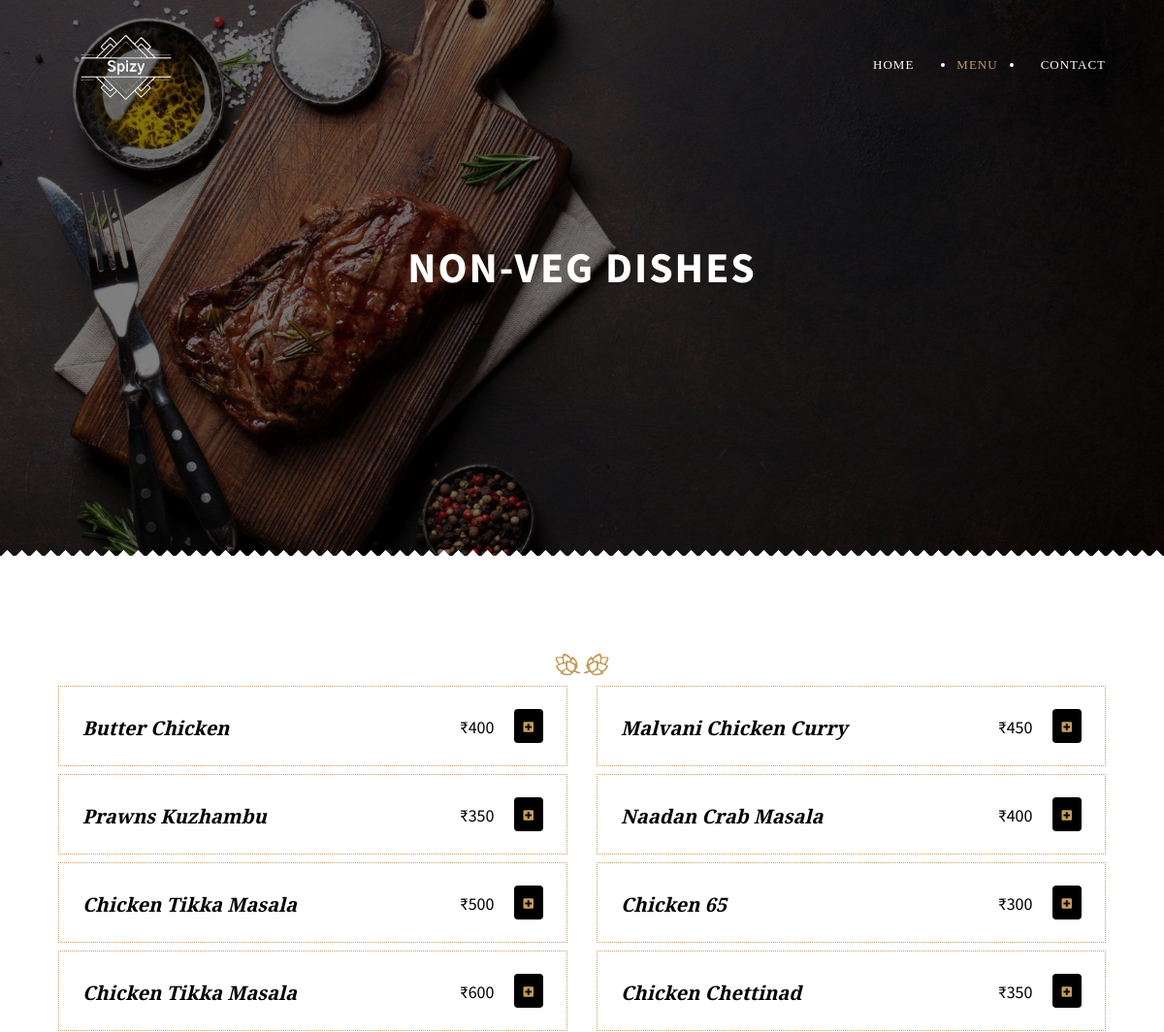
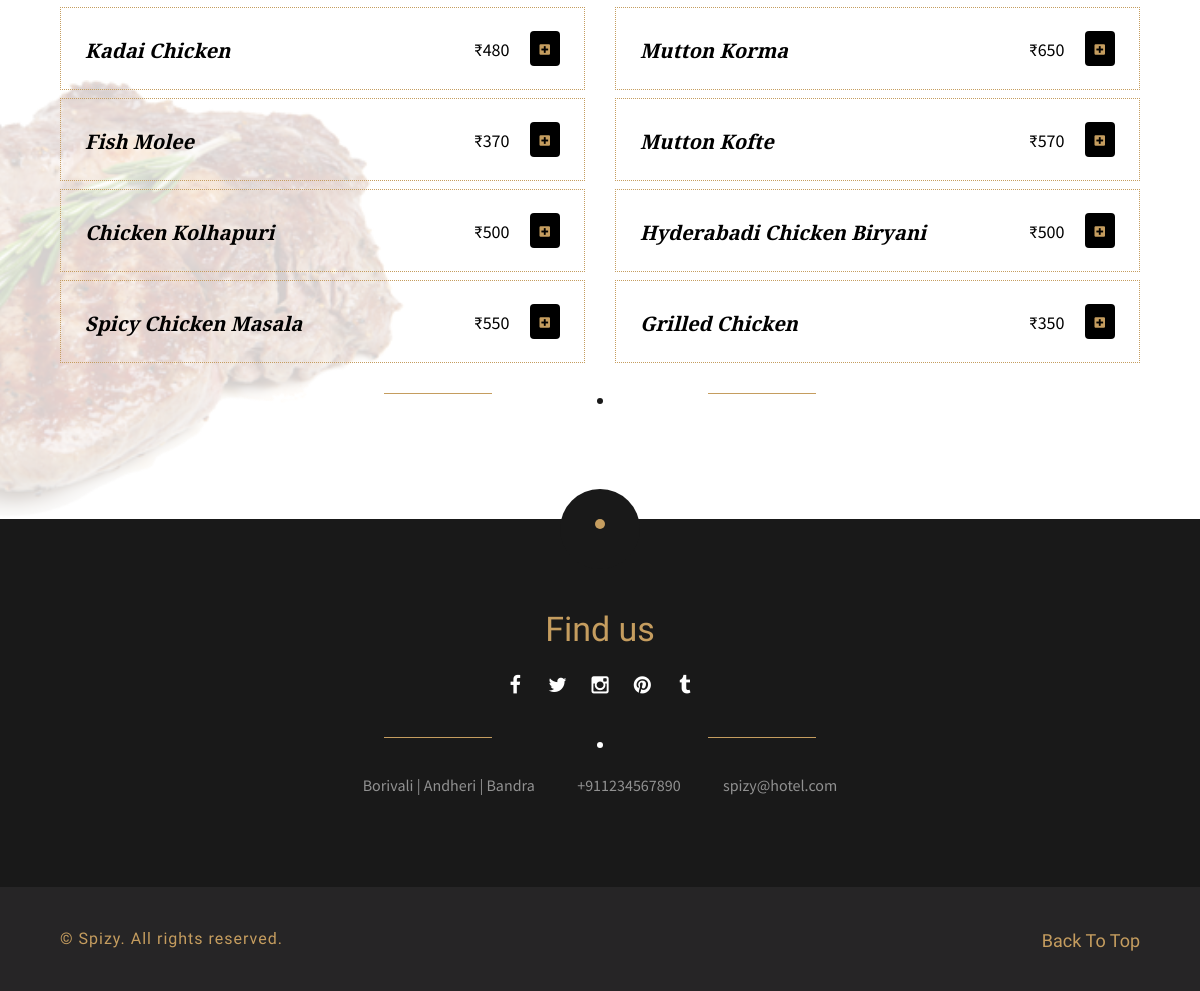
The app's page /non-veg-menu.php with its own data (2 pictures, top to bottom).
### tables this page shows
CREATE TABLE `menu_data` (
  `id` int(50) NOT NULL,
  `name` varchar(100) NOT NULL,
  `category` varchar(100) NOT NULL,
  `picture` varchar(100) NOT NULL,
  `price` int(50) NOT NULL
);

### non-veg-menu.php (the view, shortened to what this page needs)
<?php
include('php/db_connect.php');
$non_veg_query = mysqli_query($spizy_db_con,'SELECT * FROM menu_data WHERE category = "Non-Veg" ORDER BY RAND()');
?>
<!DOCTYPE HTML>
<html lang="en">
<head>
    <link href="https://cdn.jsdelivr.net/npm/bootstrap@5.0.0-beta1/dist/css/bootstrap.min.css" rel="stylesheet">
    <link rel="stylesheet" href="https://cdnjs.cloudflare.com/ajax/libs/font-awesome/5.15.2/css/all.min.css" />
    <link type="text/css" rel="stylesheet" href="css/reset.css">
    <link type="text/css" rel="stylesheet" href="css/plugins.css">
    <link type="text/css" rel="stylesheet" href="css/style.css">
    <link type="text/css" rel="stylesheet" href="css/color.css">
</head>
<body>
        <?php include('loader.php')?>
    <div id="main">
        <header>
            <div class="header-inner">
                <div class="container">
                    <div class="logo-holder">
                        <a href="index.php">
                            <img src="images/logo.jpg" class="respimg logo-vis" alt="">
                        </a>
                    </div>
                    <div class="nav-holder" style="margin-top: 20px;">
                        <nav>
                            <ul>
                                <li><a href="index.php">Home</a></li>
                                <li><a href="menu.php" class="act-link">Menu</a>
                                </li>
                                <li><a href="contact.php">Contact</a></li>
                            </ul>
                        </nav>
                    </div>
                </div>
            </div>
        </header>
        <div id="wrapper">
            <div class="content">
                <section class="parallax-section header-section">
                    <div class="bg bg-parallax" style="background-image:url(images/bg/8.jpg)" data-top-bottom="transform: translateY(300px);" data-bottom-top="transform: translateY(-300px);"></div>
                    <div class="overlay"></div>
                    <div class="container">
                        <h2>Non-Veg Dishes</h2>
                    </div>
                </section>
                <section>
                    <div class="triangle-decor"></div>
                    <div class="menu-bg lbd" style="background-image:url(images/menu/1.png)" data-top-bottom="transform: translateX(200px);" data-bottom-top="transform: translateX(-200px);">
                    </div>
                    <div class="container">
                        <div class="separator color-separator"></div>
                        <div class="menu-holder">
                            <div class="row">
                            <?php
                                if($non_veg_query){
                                    while ($non_veg_query_array = mysqli_fetch_array($non_veg_query)){
                                        echo '<div class="col-md-6 mb-2">
                                                <div class="menu-item menu-item-border">
                                                    <div class="menu-item-details">
                                                        <div class="menu-item-desc">'.$non_veg_query_array['name'].'</div>
                                                        <div class="handle-menu-allign">
                                                        <div class="menu-item-prices">
                                                            <div class="menu-item-price">&#8377;'.$non_veg_query_array['price'].'</div>
                                                        </div>
                                                        <button class="add-to-cart-button-sm" onclick="add_to_cart('.$non_veg_query_array['id'].')"><i class="fas fa-plus-square"></i></button>
                                                        </div>
                                                    </div>
                                                </div>
                                            </div>';
                                    }
                                }
                                ?>
                            </div>
                        </div>
                        <div class="bold-separator">
                            <span></span>
                        </div>
                    </div>
                </section>
            </div>
            <footer>
                <div class="footer-inner">
                    <div class="container">
                        <div class="row">
                            <div>
                                <div class="footer-social">
                                    <h3>Find us</h3>
                                    <ul>
                                        <li><a href="#" target="_blank"><i class="fa fa-facebook"></i></a></li>
                                        <li><a href="#" target="_blank"><i class="fa fa-twitter"></i></a></li>
                                        <li><a href="#" target="_blank"><i class="fa fa-instagram"></i></a></li>
                                        <li><a href="#" target="_blank"><i class="fa fa-pinterest"></i></a></li>
                                        <li><a href="#" target="_blank"><i class="fa fa-tumblr"></i></a></li>
                                    </ul>
                                </div>
                            </div>
                        </div>
                        <div class="bold-separator">
                            <span></span>
                        </div>
                        <ul class="footer-contacts">
                            <li><a href="#">Borivali | Andheri | Bandra</a></li>
                            <li><a href="#">+911234567890</a></li>
                            <li><a href="#">spizy@hotel.com</a></li>
                        </ul>
                    </div>
                </div>
                <div class="to-top-holder">
                    <div class="container">
                        <p style="color:#C59D5F"> <span> &#169; Spizy. </span> All rights reserved.</p>
                        <div class="to-top"><span>Back To Top </span><i class="fa fa-angle-double-up"></i></div>
                    </div>
                </div>
            </footer>
        </div>
    </div>
</body>
</html>

### loader.php (shortened to what this page needs)
<!DOCTYPE html>
<html lang="en">
<head>
</head>
<body>
</body>
</html>

### css/plugins.css (style rules this page uses)
@media (min-width:768px) { .container { width:750px } }
@media (min-width:992px) { .container { width:970px } }
@media (min-width:1200px) { .container { width:1170px } }
.row { margin-left:-15px;margin-right:-15px }
.col-xs-1, .col-sm-1, .col-md-1, .col-lg-1, .col-xs-2, .col-sm-2, .col-md-2, .col-lg-2, .col-xs-3, .col-sm-3, .col-md-3, .col-lg-3, .col-xs-4, .col-sm-4, .col-md-4, .col-lg-4, .col-xs-5, .col-sm-5, .col-md-5, .col-lg-5, .col-xs-6, .col-sm-6, .col-md-6, .col-lg-6, .col-xs-7, .col-sm-7, .col-md-7, .col-lg-7, .col-xs-8, .col-sm-8, .col-md-8, .col-lg-8, .col-xs-9, .col-sm-9, .col-md-9, .col-lg-9, .col-xs-10, .col-sm-10, .col-md-10, .col-lg-10, .col-xs-11, .col-sm-11, .col-md-11, .col-lg-11, .col-xs-12, .col-sm-12, .col-md-12, .col-lg-12 { position:relative;min-height:1px;padding-left:15px;padding-right:15px }
@media (min-width:992px) { .col-md-1, .col-md-2, .col-md-3, .col-md-4, .col-md-5, .col-md-6, .col-md-7, .col-md-8, .col-md-9, .col-md-10, .col-md-11, .col-md-12 { float:left } }
@media (min-width:992px) { .col-md-6 { width:50% } }
.clearfix:before,.clearfix:after,.container:before,.container:after,.container-fluid:before,.container-fluid:after,.row:before,.row:after { content:" ";display:table }
.clearfix:after,.container:after,.container-fluid:after,.row:after { clear:both }
.fa { display:inline-block;font:normal normal normal 14px/1 FontAwesome;font-size:inherit;text-rendering:auto;-webkit-font-smoothing:antialiased;-moz-osx-font-smoothing:grayscale;transform:translate(0, 0) }
.fa-twitter:before { content:"\f099" }
.fa-facebook-f:before,.fa-facebook:before { content:"\f09a" }
.fa-pinterest:before { content:"\f0d2" }
.fa-plus-square:before { content:"\f0fe" }
.fa-instagram:before { content:"\f16d" }
.fa-tumblr:before { content:"\f173" }

### css/color.css (style rules this page uses)
.nav-separator:before , .nav-separator:after , nav:after , .bold-separator:before , .bold-separator:after , #submit:hover , .to-top-holder:before , .ic__days .ic__day_state_current , .ic__days .ic__day_state_selected , .ic__days .ic__day:hover , .scroll-nav li a.actscroll:before , .scroll-nav ul:before, .scroll-nav ul:after , footer:after , .hot-desc , .content-pagination a.current-page , .content-pagination a:hover , .shopping-cart-link-count , .quantity input.qty , .order-count , .hero-title h4:before , .hero-title h4:after , .current-page , .pagination a:hover { background:#C59D5F; }
nav li a.act-link , nav li a:hover , .nav-social h3 , .nav-social li a:hover , .parallax-section h3 , .section-title h3 , .team-slider h3 , #submit , .to-top , #submit-res , .link , .tooltip , .hero-link a:hover , .to-top-holder p span , #twitter-feed li a , .twitter-holder .customNavigation a:hover , #subscribe .subscribe-button , .twitter-holder .customNavigation a.twit-link , .footer-social h3 , .footer-contacts li a:hover , .footer-social ul li a:hover , .subscribe-message i , .section-icon , .testimonials-holder h4 a , .chefinfo , .team-social li a:hover , .team-modal h5 , .popup-modal-dismiss:hover , .promotion-price , .big-number a , .testimonials-holder .customNavigation a:hover , .testimonials-slider ul li , .menu-item a:hover , .product-cats li a , .product-price a , .shopping-cart-link , .subnav a:hover span , .product-rating , .product-item-price span , .quantity a , .product-meta span a , .tabs-menu .current a , .order-money , .product-name a:hover , .product-name , .coupon-holder button:hover , .cart-totals button , .search-submit , .post-tags li a:hover, .tagcloud li a:hover , .post-link:hover , .slides-navigation a:hover , .post-meta i , .gallery-filters a.gallery-filter-active , .box-item i , .fullheight-carousel-holder .customNavigation a:hover , .carousel-link-holder h4 , #success_page p strong { color:#C59D5F; }

### loader.php (style rules this page uses)
body { background-color: rgb(0, 0, 0); }

### records on screen
menu_data: name "Butter Chicken", price "400"
menu_data: name "Malvani Chicken Curry", price "450"
menu_data: name "Prawns Kuzhambu", price "350"
menu_data: name "Naadan Crab Masala", price "400"
menu_data: name "Chicken Tikka Masala", price "500"
menu_data: name "Chicken 65", price "300"
menu_data: name "Chicken Tikka Masala", price "600"
menu_data: name "Chicken Chettinad", price "350"
menu_data: name "Kadai Chicken", price "480"
menu_data: name "Mutton Korma", price "650"
menu_data: name "Fish Molee", price "370"
menu_data: name "Mutton Kofte", price "570"
menu_data: name "Chicken Kolhapuri", price "500"
menu_data: name "Hyderabadi Chicken Biryani", price "500"
menu_data: name "Spicy Chicken Masala", price "550"
menu_data: name "Grilled Chicken", price "350"
